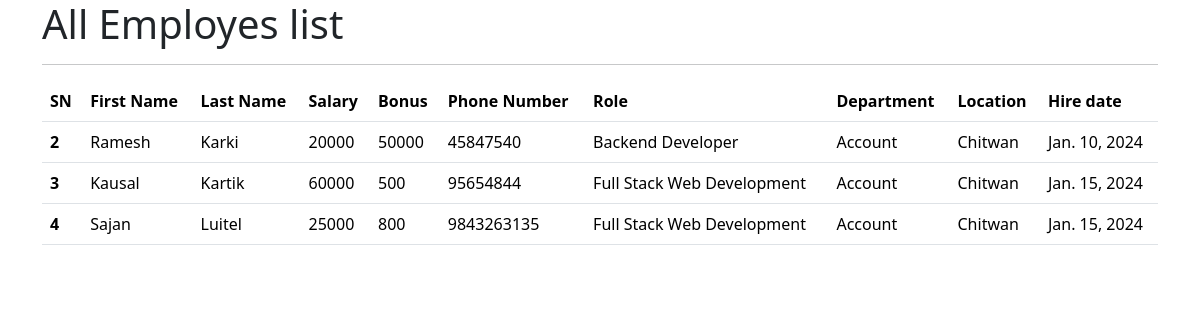
The page /all_emp on the database as committed earlier.
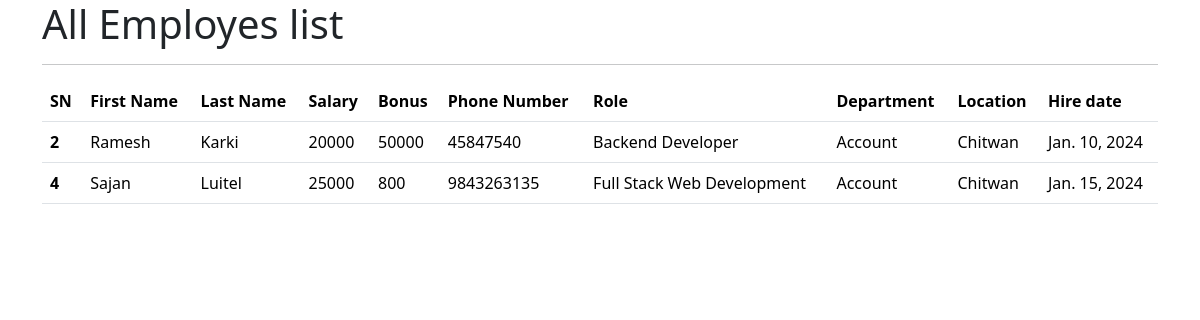
The same page on the database as committed later.
### emp_app/models.py (models this page shows, shortened)
class Employee(models.Model):
    first_name = models.CharField(max_length = 100, null = False)
    last_name = models.CharField(max_length = 100, null = False)
    dept = models.ForeignKey(Department, on_delete = models.CASCADE)
    salary = models.IntegerField(null = False)
    role = models.ForeignKey(Role, on_delete = models.CASCADE)
    bonus = models.IntegerField(null = False)
    phone = models.IntegerField(default = 0)
    hire_date = models.DateField(null = False)

class Role(models.Model):
    name = models.CharField(max_length = 100, null = False)

class Department(models.Model):
    name = models.CharField(max_length = 100, null = False)
    location = models.CharField(max_length = 100, null = False)

### emp_app/views.py (the view)
# urls.py: path('all_emp',views.all_emp,name='all_emp.html'),
def all_emp(request):
    emps = Employee.objects.all()
    context = {'emps':emps}
    return render(request,'all_emp.html',context)

### emp_app/templates/all_emp.html (shortened to what this page needs)
<!doctype html>
<html lang="en">
  <head>
    <link href="https://cdn.jsdelivr.net/npm/bootstrap@5.3.2/dist/css/bootstrap.min.css" rel="stylesheet">
  </head>
  <body>
    <div class="container">
        <h1>All Employes list</h1>
        <hr>
        <table class="table">
          <thead>
            <tr>
              <th scope="col">SN</th>
              <th scope="col">First Name</th>
              <th scope="col">Last Name</th>
              <th scope="col">Salary</th>
              <th scope="col">Bonus</th>
              <th scope="col">Phone Number</th>
              <th scope="col">Role</th>
              <th scope="col">Department</th>
              <th scope="col">Location</th>
              <th scope="col">Hire date</th>
            </tr>
          </thead>
          {% for emp in emps %}
          <tbody>
            <tr>
              <th scope="row">{{emp.id}}</th>
              <td>{{emp.first_name}}</td>
              <td>{{emp.last_name}}</td>
              <td>{{emp.salary}}</td>
              <td>{{emp.bonus}}</td>
              <td>{{emp.phone}}</td>
              <td>{{emp.role.name}}</td>
              <td>{{emp.dept.name}}</td>
              <td>{{emp.dept.location}}</td>
              <td>{{emp.hire_date}}</td>
            </tr>
          </tbody>
          {% endfor %}
        </table>
      </div>
  </body>
</html>

Rows that differ between the two databases and show on the page:
removed Employee: id "3", first_name "Kausal", last_name "Kartik", salary "60000", bonus "500", phone "95654844", role.name "Full Stack Web Development", dept.name "Account", dept.location "Chitwan", hire_date "Jan. 15, 2024"
